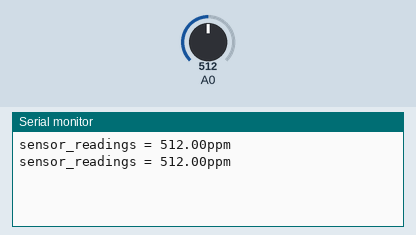
This sketch was run on a simulated Arduino Uno, built with avr-gcc and run on an emulated ATmega328P. On the bench: the last lines printed to the serial monitor. The test bench sets the inputs (shaded band); at power-on: A0 = 512.

Above: at 1.8 s.
1.9 s: A0 set to 716
At 2.8 s:
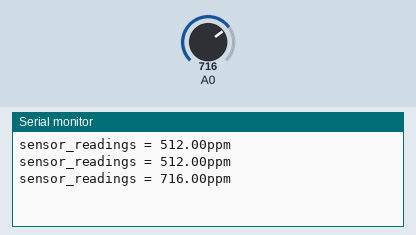
3.4 s: A0 set to 900
At 4.7 s:
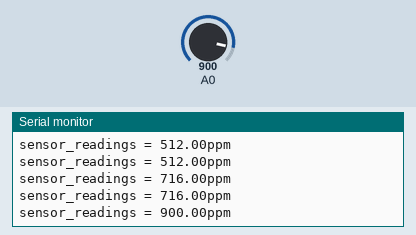
Timing chart, 0 to 6.4 s (numbered marks = the images above; inputs shaded):
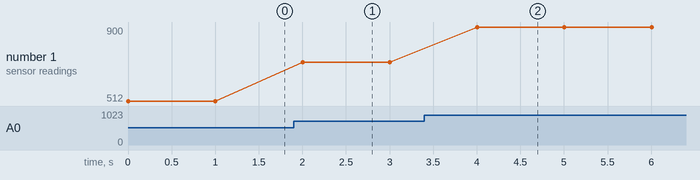

The sketch:

Air_Quality.ino
```cpp
void setup() {
    Serial.begin(9600);
}

void loop() {
    float sensor_volt;
    float sensorValue;

    sensorValue = analogRead(A0);
    sensor_volt = sensorValue/1024*5.0;

    Serial.print("sensor_readings = ");
    Serial.print(sensorValue);
    Serial.println("ppm");
    delay(1000);
}
```

Measured:
- after the input at 1.9 s, the serial monitor: prints a new line after 0.10 s (image 1)
- after the input at 3.4 s, the serial monitor: prints a new line after 0.60 s (image 2)
- plotted number 1: 512 → 716 after the input at 1.9 s, 716 → 900 after the input at 3.4 s
